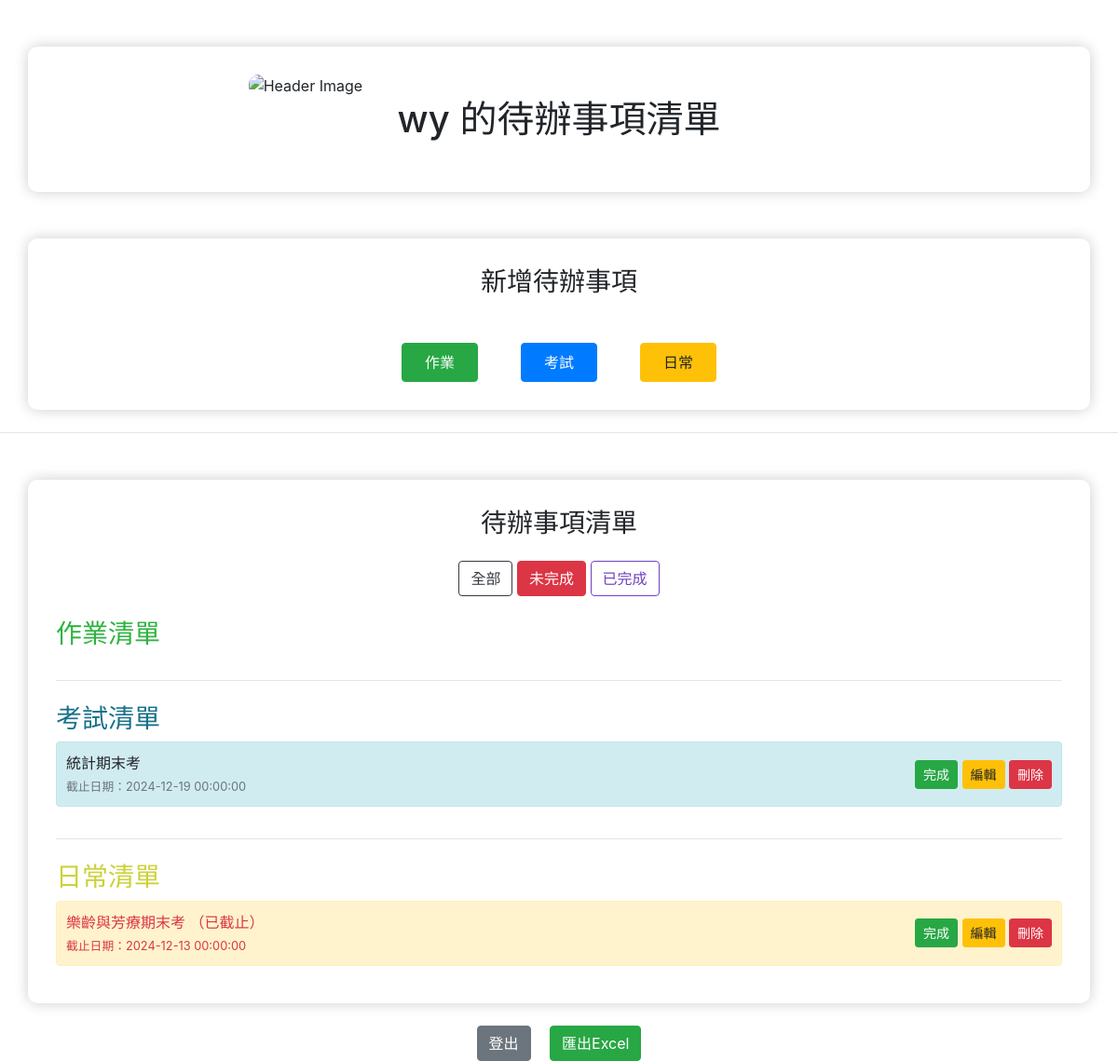
Page /?category=incomplete (signed in) on the earlier database version.
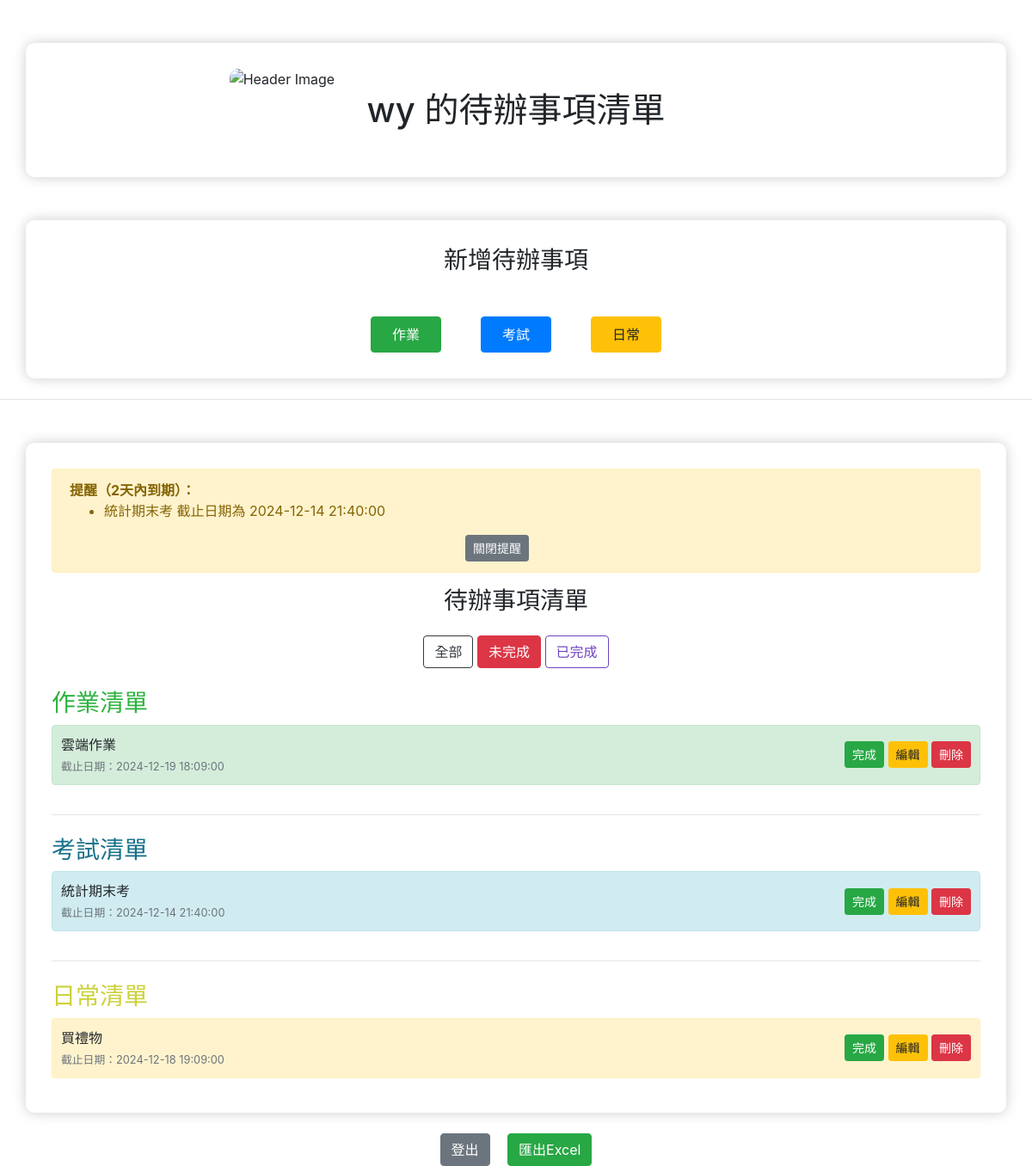
Same page on the later database version.
### app.py (models this page shows)
class User(db.Model):
    id = db.Column(db.Integer, primary_key=True)
    username = db.Column(db.String(150), nullable=False, unique=True)
    password = db.Column(db.String(200), nullable=False)
    todos = db.relationship('Todo', backref='user', lazy=True)

class Todo(db.Model):
    id = db.Column(db.Integer, primary_key=True)
    content = db.Column(db.String(200), nullable=False)
    completed = db.Column(db.Boolean, default=False)
    date_created = db.Column(db.DateTime, default=datetime.utcnow)
    due_date = db.Column(db.DateTime, nullable=True)
    user_id = db.Column(db.Integer, db.ForeignKey('user.id'), nullable=False)
    category = db.Column(db.String(50), nullable=False, default='日常')

### app.py (the view)
@app.route('/')
def index():
    if 'user_id' not in session:
        return redirect(url_for('login'))
    user = User.query.get(session['user_id'])
    if not user:
        return redirect(url_for('login'))
    category = request.args.get('category', 'all')
    if category == 'completed':
        todos = Todo.query.filter_by(user_id=user.id, completed=True).order_by(Todo.due_date.asc().nulls_last(), Todo.date_created.asc()).all()
    elif category == 'incomplete':
        todos = Todo.query.filter_by(user_id=user.id, completed=False).order_by(Todo.due_date.asc().nulls_last(), Todo.date_created.asc()).all()
    else:  # 默認顯示全部
        todos = Todo.query.filter_by(user_id=user.id).order_by(Todo.due_date.asc().nulls_last(), Todo.date_created.asc()).all()
    for todo in todos:
        todo.is_overdue = todo.due_date and todo.due_date < datetime.utcnow()
    reminders = session.pop('reminder', None)
    return render_template('index.html', todos=todos, username=user.username, reminders=reminders, category=category)

### app.py (called while the page is built)
@app.before_request
def update_last_activity():
    if 'user_id' in session:
        session.permanent = True  # 設定 session 為永久，以便配合 `permanent_session_lifetime`
        session.modified = True  # 確保活動時間更新

@app.before_request
def update_last_activity():
    if 'user_id' in session:
        session.permanent = True  # 設定 session 為永久，以便配合 `permanent_session_lifetime`
        session.modified = True  # 確保活動時間更新

### templates/index.html (shortened to what this page needs)
<!DOCTYPE html>
<html lang="zh-Hant">
<head>
    <link rel="stylesheet" href="https://stackpath.bootstrapcdn.com/bootstrap/4.5.2/css/bootstrap.min.css">
</head>
<body>
    <div class="container">
        <img src="https://img.zuomeme.com/uploads/1693569081758172966967.jpg" alt="Header Image" class="header-image" style="display: block; margin: auto;width: 500pt; height: auto;">
        <h1 class="text-center mb-4">{{ username }} 的待辦事項清單</h1>
    </div>
    <div class="container">
        <h3 class="text-center mb-4">新增待辦事項</h3>
        <div class="row justify-content-center mt-5">
            <div class="col-auto">
                <a href="/category/作業" class="btn category-btn btn-success mx-2 py-2 px-4">
                    作業
                </a>
            </div>
            <div class="col-auto">
                <a href="/category/考試" class="btn category-btn btn-primary mx-2 py-2 px-4">
                    考試
                </a>
            </div>
            <div class="col-auto">
                <a href="/category/日常" class="btn category-btn btn-warning mx-2 py-2 px-4">
                    日常
                </a>
            </div>
        </div>
    </div>
    <hr class="my-4">
    <div class="container">
        <div class="alert alert-warning alert-dismissible fade show" role="alert">
            <strong>提醒（2天內到期）：</strong>
            <ul>
                {% for reminder in reminders %}
                    <li>{{ reminder }}</li>
                {% endfor %}
            </ul>
            <div class="text-center mt-2">
                <button type="button" class="btn btn-secondary btn-sm" data-bs-dismiss="alert" aria-label="Close">關閉提醒</button>
            </div>
        </div>
        <h3 class="text-center mb-4">待辦事項清單</h3>
        <div class="text-center mb-4">
            <a href="/?category=all" class="btn btn-outline-dark {% if category == 'all' %}active{% endif %}">全部</a>
            <a href="/?category=incomplete" class="btn btn-outline-danger {% if category == 'incomplete' %}active{% endif %}">未完成</a>
            <a href="/?category=completed" class="btn btn-outline-purple {% if category == 'completed' %}active{% endif %}">已完成</a>
        </div>
        {% macro render_category(category_name, todos) %}
        <div class="category">
            <h3 class="
            {% if category_name == '作業' %}text-green{% elif category_name == '考試' %}text-blue{% elif category_name == '日常' %}text-Yellow{% endif %}">
            {{ category_name }}清單
            </h3>
            <ul class="list-group">
                {% for todo in todos if todo.category == category_name %}
                    <li class="list-group-item todo-item category-{{ category_name }} {% if todo.completed %}completed{% endif %}">
                        <div class="d-flex justify-content-between align-items-center">
                            <div>
                                <span class="{% if todo.is_overdue %}text-danger{% else %}text-body{% endif %}">
                                    {{ todo.content }}
                                    {% if todo.is_overdue %}
                                        <span class="ms-2">（已截止）</span>
                                    {% endif %}
                                </span><br>
                                <small class="{% if todo.is_overdue %}text-danger{% else %}text-muted{% endif %}">
                                    截止日期：{% if todo.due_date %}{{ todo.due_date.strftime('%Y-%m-%d %H:%M:%S') }}{% else %}無截止日期{% endif %}
                                </small>
                            </div>
                            <div>
                                <a href="/complete/{{ todo.id }}" class="btn btn-success btn-sm">
                                    {{ '未完成' if todo.completed else '完成' }}
                                </a>
                                <a href="javascript:void(0);" class="btn btn-warning btn-sm edit-btn"
                                data-id="{{ todo.id }}" data-content="{{ todo.content }}"
                                data-due-date="{{ todo.due_date.strftime('%Y-%m-%d') if todo.due_date else '' }}">
                                    編輯
                                </a>
                                <a href="/delete/{{ todo.id }}" class="btn btn-danger btn-sm delete-btn" onclick="confirmDelete(event, '/delete/{{ todo.id }}');">刪除</a>
                            </div>
                        </div>
                    </li>
                {% endfor %}
            </ul>
        </div>
        {% endmacro %}
        {{ render_category('作業', todos) }}
        <hr class="my-4">
        {{ render_category('考試', todos) }}
        <hr class="my-4">
        {{ render_category('日常', todos) }}
    </div>
    <div class="text-center mt-4">
        <a href="/logout" class="btn btn-secondary mx-2">登出</a>
        <a href="/export" class="btn btn-success mx-2">匯出Excel</a>
    </div>
</body>
</html>

### templates/index.html (style rules this page uses)
body { background-color: #ffffff; transition: background-color 0.3s ease; }
.container { margin-top: 50px; background-color: #ffffff; padding: 30px; border-radius: 10px; box-shadow: 0 0 15px rgba(0, 0, 0, 0.2); }
.todo-item { padding: 10px; border-radius: 5px; margin-bottom: 10px; }
.header-image { width: 100%; height: auto; margin-bottom: 20px; border-radius: 10px; }
.list-group-item.category-考試 { background-color: #d1ecf1; border-color: #bee5eb; }
.list-group-item.category-作業 { background-color: #d4edda; border-color: #c3e6cb; }
.list-group-item.category-日常 { background-color: #fff3cd; border-color: #ffeeba; }
.text-blue { color: rgb(23, 113, 138); }
.text-green { color: rgb(45, 179, 63); }
.text-Yellow { color: rgb(204, 209, 57); }
.btn-outline-purple { color: #6f42c1; border-color: #6f42c1; }

Differences in the rows shown:
removed Todo: content "樂齡與芳療期末考", shows "（已截止）", due_date "2024-12-13 00:00:00", completed "完成"
added Todo: content "雲端作業", due_date "2024-12-19 18:09:00", completed "完成"
changed Todo "統計期末考": due_date "2024-12-19 00:00:00" → "2024-12-14 21:40:00"
added Todo: content "買禮物", due_date "2024-12-18 19:09:00", completed "完成"
Other differences:
text now shown: "提醒（2天內到期）： 關閉提醒"
new list line: "統計期末考 截止日期為 2024-12-14 21:40:00"
